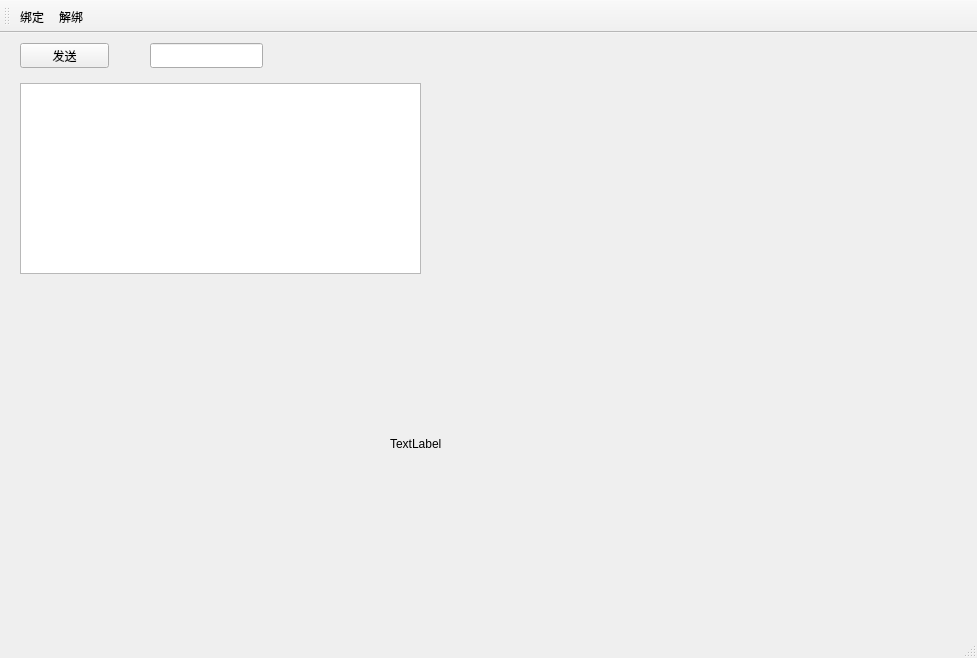
<?xml version="1.0" encoding="UTF-8"?>
<ui version="4.0">
 <class>MainWindow</class>
 <widget class="QMainWindow" name="MainWindow">
  <property name="geometry">
   <rect>
    <x>0</x>
    <y>0</y>
    <width>977</width>
    <height>658</height>
   </rect>
  </property>
  <property name="windowTitle">
   <string>多路监控S端</string>
  </property>
  <widget class="QWidget" name="centralWidget">
   <widget class="QPlainTextEdit" name="plainTextEdit">
    <property name="geometry">
     <rect>
      <x>20</x>
      <y>50</y>
      <width>401</width>
      <height>191</height>
     </rect>
    </property>
   </widget>
   <widget class="QPushButton" name="btnSend">
    <property name="geometry">
     <rect>
      <x>20</x>
      <y>10</y>
      <width>89</width>
      <height>25</height>
     </rect>
    </property>
    <property name="text">
     <string>发送</string>
    </property>
   </widget>
   <widget class="QLineEdit" name="lineEditMessage">
    <property name="geometry">
     <rect>
      <x>150</x>
      <y>10</y>
      <width>113</width>
      <height>25</height>
     </rect>
    </property>
   </widget>
   <widget class="QLabel" name="label">
    <property name="geometry">
     <rect>
      <x>390</x>
      <y>310</y>
      <width>351</width>
      <height>201</height>
     </rect>
    </property>
    <property name="text">
     <string>TextLabel</string>
    </property>
   </widget>
  </widget>
  <widget class="QMenuBar" name="menuBar">
   <property name="geometry">
    <rect>
     <x>0</x>
     <y>0</y>
     <width>977</width>
     <height>28</height>
    </rect>
   </property>
  </widget>
  <widget class="QToolBar" name="mainToolBar">
   <attribute name="toolBarArea">
    <enum>TopToolBarArea</enum>
   </attribute>
   <attribute name="toolBarBreak">
    <bool>false</bool>
   </attribute>
   <addaction name="actionBind"/>
   <addaction name="actionUnBind"/>
  </widget>
  <widget class="QStatusBar" name="statusBar"/>
  <action name="actionBind">
   <property name="text">
    <string>绑定</string>
   </property>
  </action>
  <action name="actionUnBind">
   <property name="text">
    <string>解绑</string>
   </property>
  </action>
 </widget>
 <layoutdefault spacing="6" margin="11"/>
 <resources/>
 <connections/>
</ui>
